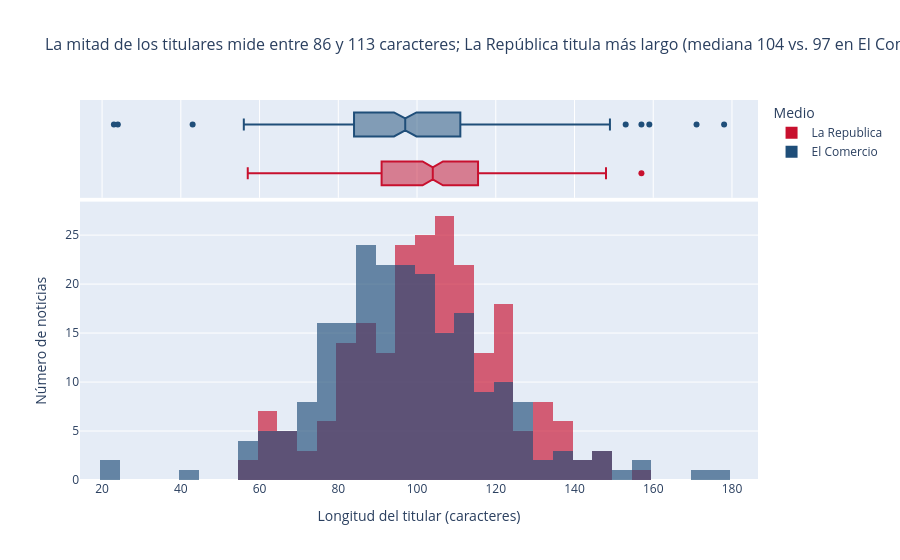

The code cell stored with this chart in its notebook:
### Markdown cell above
**Lectura:** El Comercio aporta un corte casi sincrónico (del 9 al 18 de octubre de 2026, mediana el 16). La República se extiende hacia atrás (mediana el 12 de octubre y algunas notas desde 2019), porque sus artículos enlazan notas antiguas de la misma sección. Al comparar medios hay que considerar este desfase: los temas de actualidad (por ejemplo, el debate de facultades en el Congreso) están sobrerrepresentados en El Comercio.

### Code cell
df_l = df.assign(largo=df.titular.str.len())
med = df_l.groupby("medio").largo.median()
q1, q3 = df_l.largo.quantile([0.25, 0.75]).round().astype(int)
mas_largo = med.idxmax(); mas_corto = med.idxmin()
nombre_medio = {"La Republica": "La República", "El Comercio": "El Comercio"}
titulo3 = (f"La mitad de los titulares mide entre {q1} y {q3} caracteres; {nombre_medio[mas_largo]} titula más largo "
           f"(mediana {med.max():.0f} vs. {med.min():.0f} en {nombre_medio[mas_corto]})")
fig3 = px.histogram(df_l, x="largo", color="medio", nbins=40, barmode="overlay", opacity=0.65, marginal="box",
                    color_discrete_map=COLORES,
                    labels={"largo": "Longitud del titular (caracteres)", "count": "Noticias", "medio": "Medio"},
                    title=titulo3)
fig3.update_layout(title_font_size=16, yaxis_title="Número de noticias")
fig3.write_image(GRAFICOS / "03_longitud_titulares.png", width=1000, height=560, scale=2)
fig3.show()
df_l.groupby("medio").largo.describe().round(1)

### Figure 1 — Plotly figure (JSON) as saved in the notebook; plotly's stock layout.template omitted (floating-point values rounded to 4 significant figures; data arrays with more than 128 entries replaced by an {"elided": "..."} marker saying what was removed)
{"data": [{"bingroup": "x", "hovertemplate": "Medio=La Republica<br>Longitud del titular (caracteres)=%{x}<br>count=%{y}<extra></extra>", "legendgroup": "La Republica", "marker": {"color": "#C8102E", "opacity": 0.65, "pattern": {"shape": ""}}, "name": "La Republica", "nbinsx": 40, "orientation": "v", "showlegend": true, "type": "histogram", "x": {"elided": "220 int values"}, "xaxis": "x", "yaxis": "y"}, {"hovertemplate": "Medio=La Republica<br>Longitud del titular (caracteres)=%{x}<extra></extra>", "legendgroup": "La Republica", "marker": {"color": "#C8102E"}, "name": "La Republica", "notched": true, "showlegend": false, "type": "box", "x": {"elided": "220 int values"}, "xaxis": "x2", "yaxis": "y2"}, {"bingroup": "x", "hovertemplate": "Medio=El Comercio<br>Longitud del titular (caracteres)=%{x}<br>count=%{y}<extra></extra>", "legendgroup": "El Comercio", "marker": {"color": "#1F4E79", "opacity": 0.65, "pattern": {"shape": ""}}, "name": "El Comercio", "nbinsx": 40, "orientation": "v", "showlegend": true, "type": "histogram", "x": {"elided": "220 int values"}, "xaxis": "x", "yaxis": "y"}, {"hovertemplate": "Medio=El Comercio<br>Longitud del titular (caracteres)=%{x}<extra></extra>", "legendgroup": "El Comercio", "marker": {"color": "#1F4E79"}, "name": "El Comercio", "notched": true, "showlegend": false, "type": "box", "x": {"elided": "220 int values"}, "xaxis": "x2", "yaxis": "y2"}], "layout": {"barmode": "overlay", "legend": {"title": {"text": "Medio"}, "tracegroupgap": 0}, "title": {"font": {"size": 16}, "text": "La mitad de los titulares mide entre 86 y 113 caracteres; La República titula más largo (mediana 104 vs. 97 en El Comercio)"}, "xaxis": {"anchor": "y", "domain": [0.0, 1.0], "title": {"text": "Longitud del titular (caracteres)"}}, "xaxis2": {"anchor": "y2", "domain": [0.0, 1.0], "matches": "x", "showgrid": true, "showticklabels": false}, "yaxis": {"anchor": "x", "domain": [0.0, 0.7326], "title": {"text": "Número de noticias"}}, "yaxis2": {"anchor": "x2", "domain": [0.7426, 1.0], "matches": "y2", "showgrid": false, "showline": false, "showticklabels": false, "ticks": ""}}}
